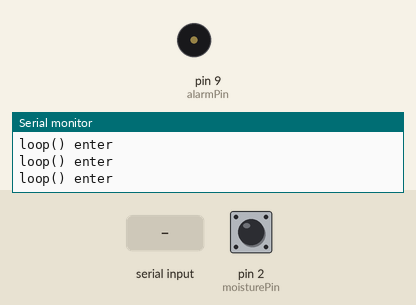
Recording of a sketch running on a simulated Arduino Uno, built with avr-gcc and run on an emulated ATmega328P. On the bench: buzzer (waves = sounding), the last lines printed to the serial monitor. Inputs (shaded band) come from the test bench; at power-on: pin 2 (moisturePin) HIGH. Sleep ends after the set time or at an interrupt.

Above: at 1.2 s.
1.3 s: "S" received over Serial
2.9 s: pin 2 (moisturePin) pulled LOW for 0.15 s
At 5.4 s:
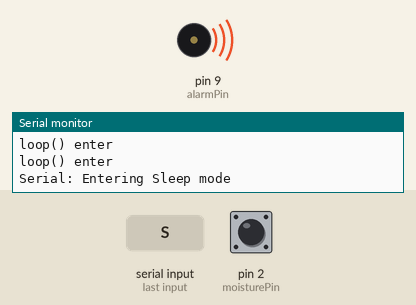
Timing chart, 0 to 15.0 s (numbered marks = the images above; inputs shaded):
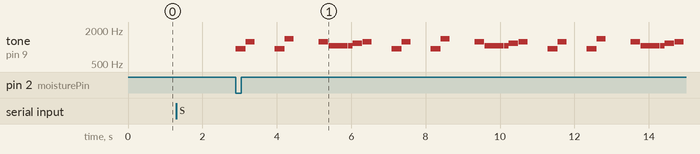

The sketch:

BedwetAlarm.ino
```cpp
#include <avr/sleep.h>
#include "pitches.h"

//                 &     4     &   1  &   2  &   3      &     4     &  1   &  2  &  3  &     4     &
//                 8     8     4      r8  r4    r8    as8   as8    f4     r8  r4    r4       eb4
int melody[] = {PAS5, PAS5, PDS6    , 0,  0,     0,  PAS5, PAS5,  PF6    , 0, 0   , 0   , PDS6      ,

//  1    &     2  &     3       &  4      &  1  &  2  &  3 ...
// c8   c8    c4       c8     eb4        f4    r8 r4    r8 ...
  PC6, PC6,  PC6   ,  PC6  , PD6    , PDS6    , 0, 0,    0
};

//
int rhythm[] = {8, 8, 4   , 8, 4               , 8,   8,     8,     4   , 8,   4   , 4,        4,
     8,  8,    4,      8,      4,        4,     8, 4,     8 // ...
};

int moisturePin = 2;             // pin used for waking up
int alarmPin = 9;                // PWM pin to drive a piezo
int sleepStatus = 0;             // variable to store a request for sleep
int count = 0;                   // counter
bool doAlarm = false;

void onWake() {
    // execute code here after wake-up before returning to the loop() function
    // timers and code using timers (serial.print and more...) will not work here.

    doAlarm = true;
}

void playMelody() {
       // iterate over the notes of the melody:
    for (int thisNote = 0; thisNote < sizeof(melody)/sizeof(melody[0]); thisNote++) {

      // to calculate the note duration, take one second
      // divided by the note type.
      //e.g. quarter note = 1000 / 4, eighth note = 1000/8, etc.
      int noteDuration = 1000 / rhythm[thisNote];
      tone(alarmPin, melody[thisNote], noteDuration);

      // to distinguish the notes, set a minimum time between them.
      // the note's duration + 30% seems to work well:
      int pauseBetweenNotes = noteDuration * 1.05;
      delay(pauseBetweenNotes);
      // stop the tone playing:
      noTone(alarmPin);
    }
}

void setup() {
    pinMode(moisturePin, INPUT_PULLUP);

    Serial.begin(19200); // The pro mini 3.3V worked when I used 19200 here and 9600 in the monitor
    Serial.println("begin setup...");

    attachInterrupt(0, onWake, LOW);

    Serial.println("end setup...");
}

void loop() {
    // display information about the counter
    Serial.println("loop() enter");
    // compute the serial input
    if (Serial.available()) {
        int val = Serial.read();
        if (val == 'S') {
            Serial.println("Serial: Entering Sleep mode");
            delay(100);     // this delay is needed, the sleep
            //function will provoke a Serial error otherwise!!
            count = 0;
            alarmStop();
            sleepNow();     // sleep function called here
        }
        if (val == 'A') {
            Serial.println("Hola Caracola"); // classic dummy message
        }
    }

    if (doAlarm) {
      alarmStart();
    }
    else {
      sleepNow();
    }
}

void alarmStart() {
    playMelody();
}

void alarmStop() {
  doAlarm=false;
  analogWrite(alarmPin, 0);
}


void sleepNow() {
    /* Now is the time to set the sleep mode. In the Atmega8 datasheet
     * http://www.atmel.com/dyn/resources/prod_documents/doc2486.pdf on page 35
     * there is a list of sleep modes which explains which clocks and
     * wake up sources are available in which sleep mode.
     *
     * In the avr/sleep.h file, the call names of these sleep modes are to be found:
     *
     * The 5 different modes are:
     *     SLEEP_MODE_IDLE         -the least power savings
     *     SLEEP_MODE_ADC
     *     SLEEP_MODE_PWR_SAVE
     *     SLEEP_MODE_STANDBY
     *     SLEEP_MODE_PWR_DOWN     -the most power savings
     *
     * For now, we want as much power savings as possible, so we
     * choose the according
     * sleep mode: SLEEP_MODE_PWR_DOWN
     *
     */
    set_sleep_mode(SLEEP_MODE_PWR_DOWN);   // sleep mode is set here

    sleep_enable();          // enables the sleep bit in the mcucr register
    // so sleep is possible. just a safety pin

    /* Now it is time to enable an interrupt. We do it here so an
     * accidentally pushed interrupt button doesn't interrupt
     * our running program. if you want to be able to run
     * interrupt code besides the sleep function, place it in
     * setup() for example.
     *
     * In the function call attachInterrupt(A, B, C)
     * A   can be either 0 or 1 for interrupts on pin 2 or 3.
     *
     * B   Name of a function you want to execute at interrupt for A.
     *
     * C   Trigger mode of the interrupt pin. can be:
     *             LOW        a low level triggers
     *             CHANGE     a change in level triggers
     *             RISING     a rising edge of a level triggers
     *             FALLING    a falling edge of a level triggers
     *
     * In all but the IDLE sleep modes only LOW can be used.
     */

    attachInterrupt(digitalPinToInterrupt(moisturePin), onWake, LOW);
    sleep_mode();

    // ***********************************************************
    // SKETCH CONTINUES FROM HERE AFTER WAKING UP
    // ***********************************************************

    sleep_disable();         // first thing after waking from sleep:
    // disable sleep...
    detachInterrupt(0);      // disables interrupt 0 on pin 2 so the
    // onWake code will not be executed
    // during normal running time.
}
```

pitches.h
```cpp
// Output by pitch-generator.pl
// Octave   1
#define         PC1          33
#define        PCS1          35
#define         PD1          37
#define        PDS1          39
#define         PE1          41
#define         PF1          44
#define        PFS1          46
#define         PG1          49
#define        PGS1          52
#define         PA1          55
#define        PAS1          58
#define         PB1          62

// Octave   2
#define         PC2          65
#define        PCS2          69
#define         PD2          73
#define        PDS2          78
#define         PE2          82
#define         PF2          87
#define        PFS2          92
#define         PG2          98
#define        PGS2         104
#define         PA2         110
#define        PAS2         117
#define         PB2         123

// Octave   3
#define         PC3         131
#define        PCS3         139
#define         PD3         147
#define        PDS3         156
#define         PE3         165
#define         PF3         175
#define        PFS3         185
#define         PG3         196
#define        PGS3         208
#define         PA3         220
#define        PAS3         233
#define         PB3         247

// Octave   4
#define         PC4         262
#define        PCS4         277
#define         PD4         294
#define        PDS4         311
#define         PE4         330
#define         PF4         349
#define        PFS4         370
#define         PG4         392
#define        PGS4         415
#define         PA4         440
#define        PAS4         466
#define         PB4         494

// Octave   5
#define         PC5         523
#define        PCS5         554
#define         PD5         587
#define        PDS5         622
#define         PE5         659
#define         PF5         698
#define        PFS5         740
#define         PG5         784
#define        PGS5         831
#define         PA5         880
#define        PAS5         932
#define         PB5         988

// Octave   6
#define         PC6        1047
#define        PCS6        1109
#define         PD6        1175
#define        PDS6        1245
#define         PE6        1319
#define         PF6        1397
#define        PFS6        1480
#define         PG6        1568
#define        PGS6        1661
#define         PA6        1760
#define        PAS6        1865
#define         PB6        1976

// Octave   7
#define         PC7        2093
#define        PCS7        2217
#define         PD7        2349
#define        PDS7        2489
#define         PE7        2637
#define         PF7        2794
#define        PFS7        2960
#define         PG7        3136
#define        PGS7        3322
#define         PA7        3520
#define        PAS7        3729
#define         PB7        3951

// Octave   8
#define         PC8        4186
#define        PCS8        4435
#define         PD8        4699
#define        PDS8        4978
#define         PE8        5274
#define         PF8        5588
#define        PFS8        5920
#define         PG8        6272
#define        PGS8        6645
#define         PA8        7040
#define        PAS8        7459
#define         PB8        7902

// Octave   9
#define         PC9        8372
#define        PCS9        8870
#define         PD9        9397
#define        PDS9        9956
#define         PE9       10548
#define         PF9       11175
#define        PFS9       11840
#define         PG9       12544
#define        PGS9       13290
#define         PA9       14080
#define        PAS9       14917
#define         PB9       15804

// Octave  10
#define         PC10       16744
#define        PCS10       17740
#define         PD10       18795
#define        PDS10       19912
#define         PE10       21096
#define         PF10       22351
#define        PFS10       23680
#define         PG10       25088
#define        PGS10       26580
#define         PA10       28160
#define        PAS10       29834
#define         PB10       31609

// Octave  11
#define         PC11       33488
#define        PCS11       35479
#define         PD11       37589
#define        PDS11       39824
#define         PE11       42192
#define         PF11       44701
#define        PFS11       47359
#define         PG11       50175
#define        PGS11       53159
#define         PA11       56320
#define        PAS11       59669
#define         PB11       63217
```

Measured:
- after the input at 2.9 s, tone on pin 9 (alarmPin): silent → 932 Hz at once, then repeats every 4.2 s: 1245 Hz 0.25 s, silent 0.54 s, 932 Hz 0.26 s, 1397 Hz 0.25 s, silent 0.67 s, 1245 Hz 0.25 s, silent 0.01 s, 1047 Hz 0.51 s, silent 0.01 s, 1047 Hz 0.13 s, 1175 Hz 0.25 s, silent 0.01 s, 1245 Hz 0.25 s, silent 0.54 s, 932 Hz 0.26 s
